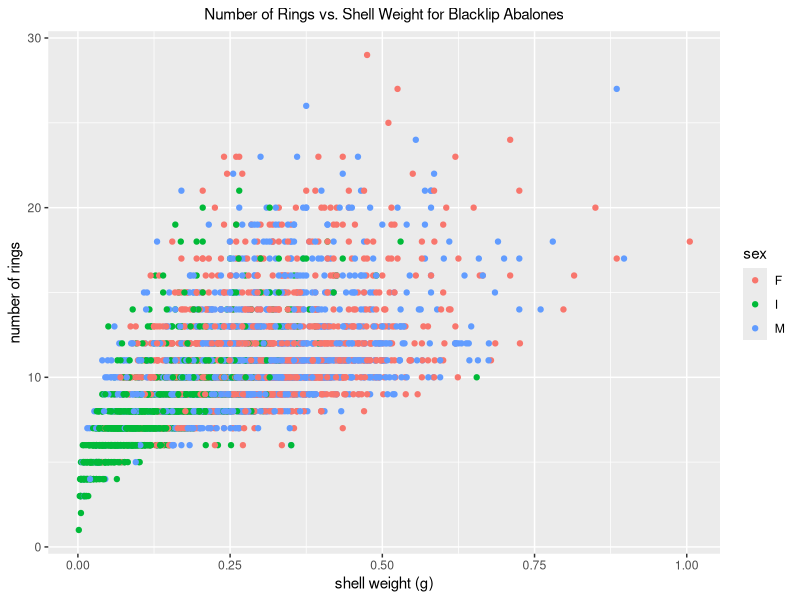
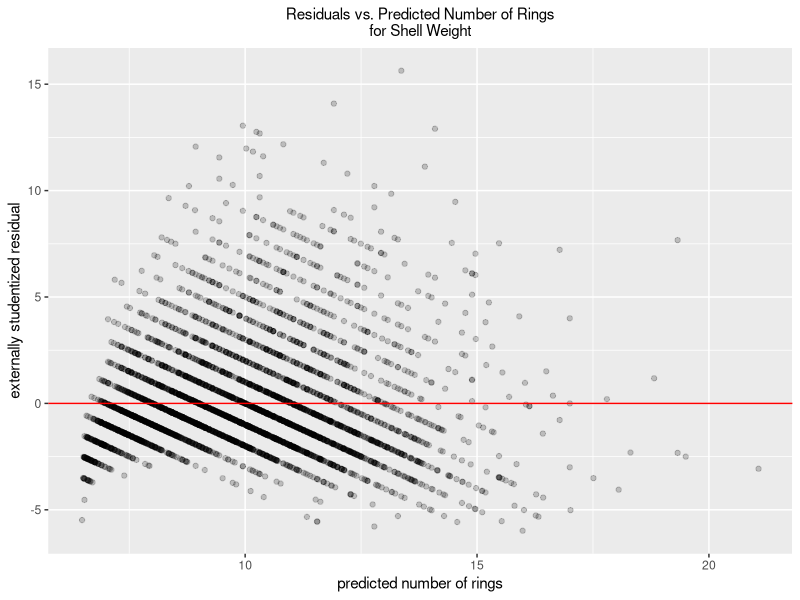
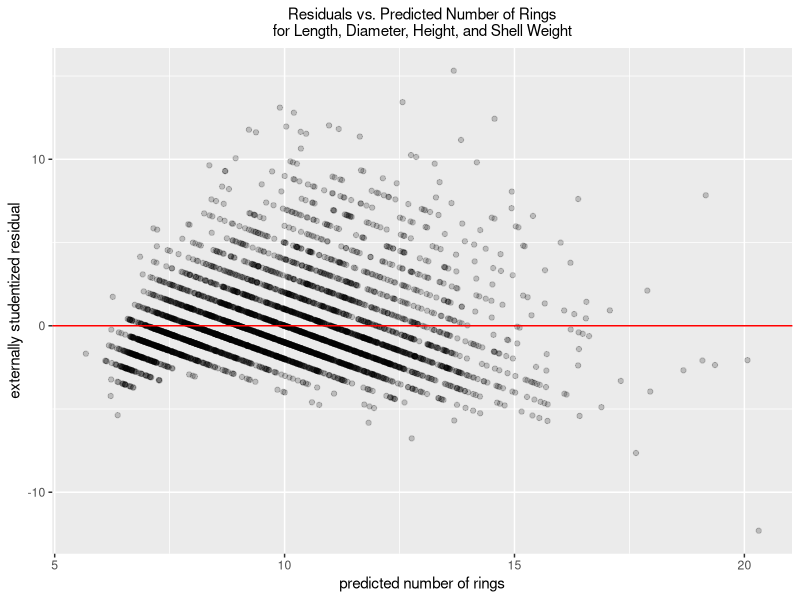
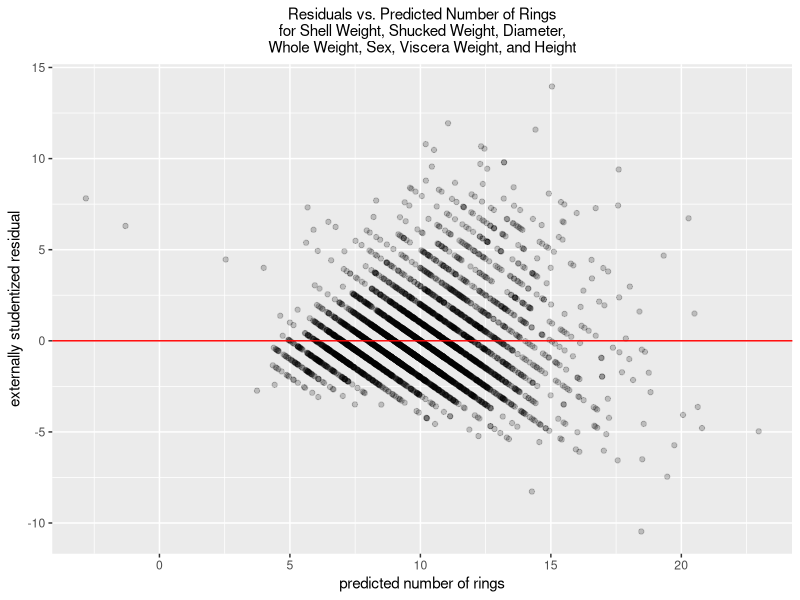
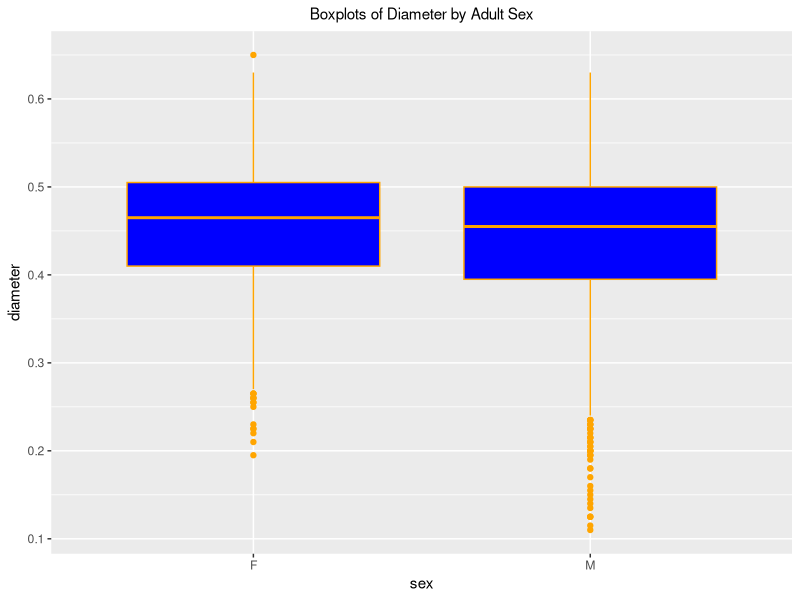
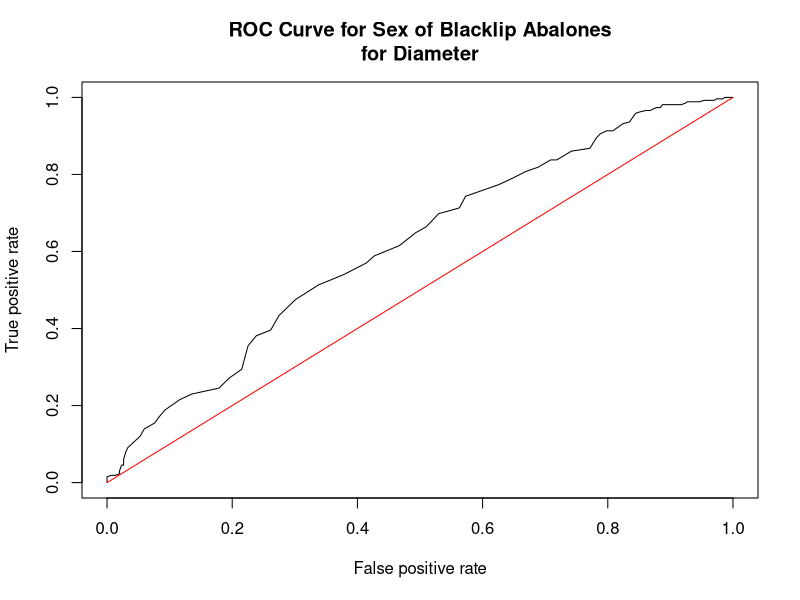
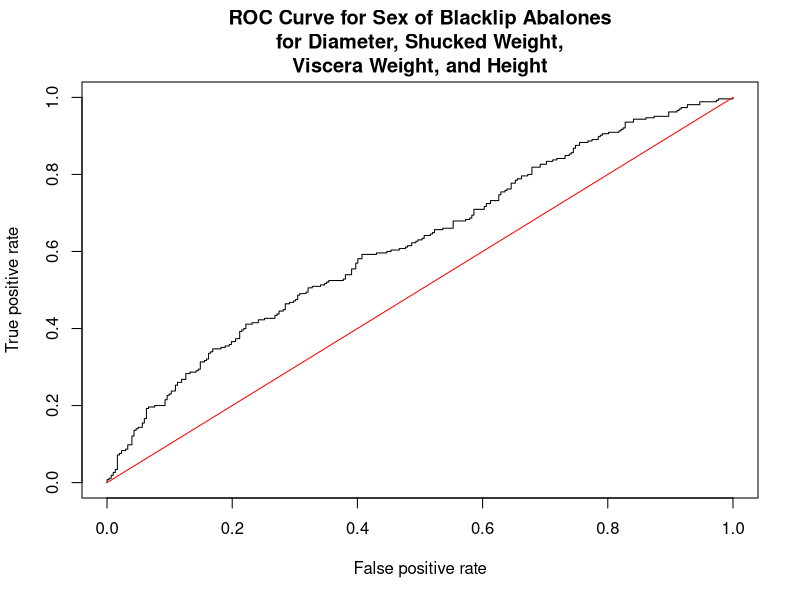

The R source for these figures, in order:
## ---- chunk 1
library(dplyr)
data_set <- read.csv('Data_Set--Abalones--With_Column_Names.csv', header = TRUE)
data_set_for_males_and_females <- data_set %>% filter(sex == 'M' | sex == 'F')
## ---- chunk 2
library(ggplot2)
ggplot(data_set, aes(x = shell_weight, y = rings, color = sex)) +
    geom_point() +
    labs(
        title = "Number of Rings vs. Shell Weight for Blacklip Abalones",
        x = "shell weight (g)",
        y = "number of rings"
    ) +
    theme(
        plot.title = element_text(hjust = 0.5, size = 11),
        axis.text.x = element_text(angle = 0)
    )
## ---- chunk 3
linear_model <- lm(rings ~ shell_weight, data = data_set)
ggplot(
    data.frame(
        the_residuals = linear_model$residuals,
        predicted_rings = linear_model$fitted.values
    ),
    aes(x = predicted_rings, y = the_residuals)
) +
    geom_point(alpha = 0.2) +
    geom_hline(yintercept = 0, color = "red") +
    labs(
        x = "predicted number of rings",
        y = "externally studentized residual",
        title = "Residuals vs. Predicted Number of Rings\nfor Shell Weight"
    ) +
theme(
    plot.title = element_text(hjust = 0.5, size = 11),
    axis.text.x = element_text(angle = 0)
)
## ---- chunk 4
linear_model <- lm(rings ~ length + diameter + height + shell_weight, data = data_set)
ggplot(
    data.frame(
        the_residuals = linear_model$residuals,
        predicted_rings = linear_model$fitted.values
    ),
    aes(x = predicted_rings, y = the_residuals)
) +
    geom_point(alpha = 0.2) +
    geom_hline(yintercept = 0, color = "red") +
    labs(
        x = "predicted number of rings",
        y = "externally studentized residual",
        title = "Residuals vs. Predicted Number of Rings\nfor Length, Diameter, Height, and Shell Weight"
    ) +
theme(
    plot.title = element_text(hjust = 0.5, size = 11),
    axis.text.x = element_text(angle = 0)
)
## ---- chunk 5
linear_model <- lm(rings ~ shell_weight + shucked_weight + diameter + whole_weight + sex + viscera_weight + height, data = data_set)
ggplot(
    data.frame(
        the_residuals = linear_model$residuals,
        predicted_rings = linear_model$fitted.values
    ),
    aes(x = predicted_rings, y = the_residuals)
) +
    geom_point(alpha = 0.2) +
    geom_hline(yintercept = 0, color = "red") +
    labs(
        x = "predicted number of rings",
        y = "externally studentized residual",
        title = "Residuals vs. Predicted Number of Rings\nfor Shell Weight, Shucked Weight, Diameter,\nWhole Weight, Sex, Viscera Weight, and Height"
    ) +
theme(
    plot.title = element_text(hjust = 0.5, size = 11),
    axis.text.x = element_text(angle = 0)
)
## ---- chunk 6
ggplot(data_set_for_males_and_females, aes(x = sex, y = diameter)) +
    geom_boxplot(fill = "Blue", color = "Orange") +
    labs(
        y = "diameter",
        title = "Boxplots of Diameter by Adult Sex"
    ) +
    theme(
        plot.title = element_text(hjust = 0.5, size = 11),
    )
## ---- chunk 7
library(ROCR)
data_set_for_males_and_females <-
    data_set %>%
    filter(sex == 'M' | sex == 'F') %>%
    mutate(sex = replace(sex, sex == 'M', 0)) %>%
    mutate(sex = replace(sex, sex == 'F', 1))
data_set_for_males_and_females$sex <- as.numeric(data_set_for_males_and_females$sex)
set.seed(0)
sample <- sample.int(nrow(data_set_for_males_and_females), floor(0.8*nrow(data_set_for_males_and_females)), replace = FALSE)
training_data_set <- data_set_for_males_and_females[sample, ]
testing_data_set <- data_set_for_males_and_females[-sample, ]
logistic_model <- glm(sex ~ diameter, data = training_data_set, family = "binomial")
predictions <- predict(logistic_model, newdata = testing_data_set, type = "response")
prediction_object <- prediction(predictions, testing_data_set$sex)
ROC_curve <- performance(prediction_object, measure = "tpr", x.measure = "fpr")
plot(ROC_curve, main = "ROC Curve for Sex of Blacklip Abalones\nfor Diameter")
lines(x = c(0, 1), y = c(0, 1), col = "red")
## ---- chunk 8
logistic_model <- glm(sex ~ diameter + shucked_weight + viscera_weight + height, data = training_data_set, family = "binomial")
predictions <- predict(logistic_model, newdata = testing_data_set, type = "response")
prediction_object <- prediction(predictions, testing_data_set$sex)
ROC_curve <- performance(prediction_object, measure = "tpr", x.measure = "fpr")
plot(ROC_curve, main = "ROC Curve for Sex of Blacklip Abalones\nfor Diameter, Shucked Weight,\nViscera Weight, and Height")
lines(x = c(0, 1), y = c(0, 1), col = "red")
